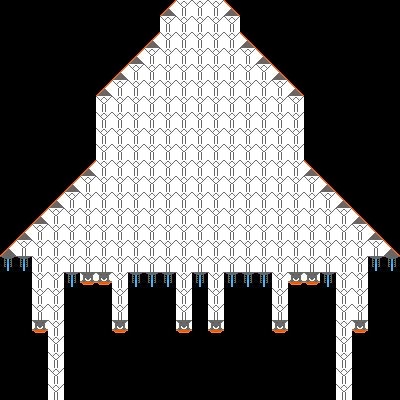

This game map was drawn from its Tiled (.tmx) file and the tilesets committed beside it. A one-line description and the trimmed map source follow:
An orthogonal 25x25 tile map with 16x16 px tiles, 1 tile layer (Tile Layer 1), 7 tilesets.

<map version="1.0" orientation="orthogonal" renderorder="right-down" width="25" height="25" tilewidth="16" tileheight="16" nextobjectid="1">
 <tileset firstgid="1" name="ThrusterIon" tilewidth="16" tileheight="16" tilecount="1">
  <image source="Craft/ThrusterIon.bmp" width="16" height="16" />
 </tileset>
 <tileset firstgid="2" name="WingBack" tilewidth="16" tileheight="16" tilecount="1">
  <image source="Craft/WingBack.bmp" width="16" height="16" />
 </tileset>
 <tileset firstgid="3" name="WingLeftEdge" tilewidth="16" tileheight="16" tilecount="1">
  <image source="Craft/WingLeftEdge.bmp" width="16" height="16" />
 </tileset>
 <tileset firstgid="4" name="WingMid" tilewidth="16" tileheight="16" tilecount="1">
  <image source="Craft/WingMid.bmp" width="16" height="16" />
 </tileset>
 <tileset firstgid="5" name="WingRightEdge" tilewidth="16" tileheight="16" tilecount="1">
  <image source="Craft/WingRightEdge.bmp" width="16" height="16" />
 </tileset>
 <tileset firstgid="6" name="Empty" tilewidth="16" tileheight="16" tilecount="1">
  <image source="Generic/Empty.bmp" width="16" height="16" />
 </tileset>
 <tileset firstgid="7" name="Empty" tilewidth="16" tileheight="16" tilecount="1">
  <image source="Generic/Empty.bmp" width="16" height="16" />
 </tileset>
 <layer name="Tile Layer 1" width="25" height="25">
  <data>[625 cells, 625 non-empty, 6 distinct tile ids]</data>
 </layer>
</map>
